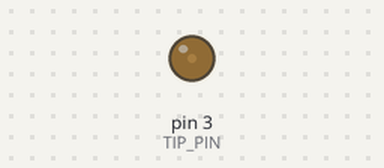
The sketch below on a simulated Arduino Uno, built with avr-gcc and run on an emulated ATmega328P. Parts: output pins drawn as LEDs (lit = HIGH).

Above: at 0.05 s.
At 5.25 s:
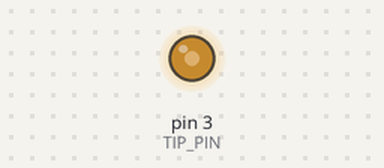
At 10.35 s:
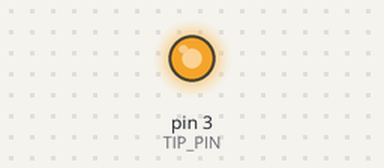
At 20.75 s:
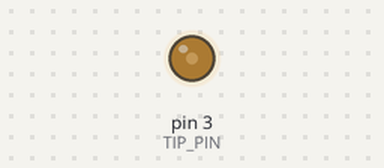
Timing chart, 0 to 30.2 s (numbered marks = the images above):
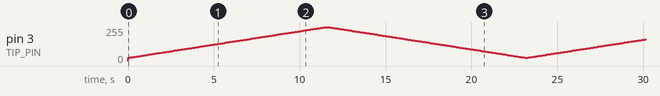

The sketch:

W05-02-Fade.ino
```cpp
//  W05:: Motion
// 'FADE' a transistor -- accelerate a motor

int TIP_PIN = 3;

int ACCELERATION = 2; // how fast to accelerate -- try different values
int FASTEST = 255;    // limit of analogWrite
int START_SPEED = 25; // every motor needs some power to turn on
                      // below this level no motion

void setup() {
  // put your setup code here, to run once:
  pinMode(TIP_PIN, OUTPUT);
}

void loop() {

  // accellerate -- for loop counts up
  for (int motorSpeed = START_SPEED; motorSpeed<= FASTEST; motorSpeed+=ACCELERATION ) {
    analogWrite( TIP_PIN , motorSpeed ); // pin, state
    delay(100);  // acceleration can be adjusted here too
  }


  // slow down
  // compare for loop structure -- this one counts down
  for (int motorSpeed = FASTEST; motorSpeed >= START_SPEED; motorSpeed-=ACCELERATION ) {
    analogWrite( TIP_PIN , motorSpeed ); // pin, state
    delay(100);  // acceleration can be adjusted here too
  }


}
```
